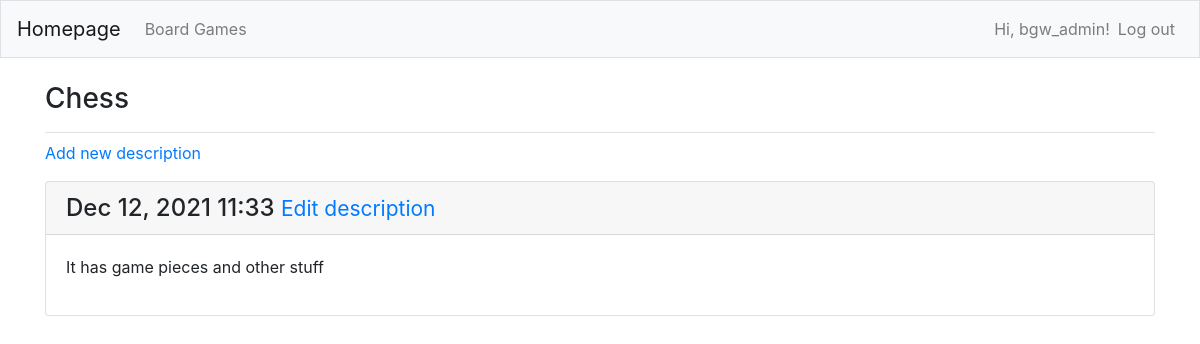
The page /topics/1/ (signed in) on the database its author committed.
### boardgame_app/models.py (models this page shows, shortened)
class Topic(models.Model):
    text = models.CharField(max_length=200)
    date_added = models.DateTimeField(auto_now_add=True)
    owner = models.ForeignKey(User, on_delete=models.CASCADE)
    def __str__(self):
        return self.text

class Entry(models.Model):
    topic = models.ForeignKey(Topic, on_delete=models.CASCADE)
    text = models.TextField()
    date_added = models.DateTimeField(auto_now_add=True)
    class Meta:
        verbose_name_plural = 'entries'

### boardgame_app/views.py (the view)
# urls.py: path('topics/<int:topic_id>/',views.topic, name='topic'), # /<int:word_id>/ matches an integer into the // and store the value in word_id
@login_required
def topic(request,topic_id): # Here we have the topic_id from urls.py, it helps getting the right topic
    topic = Topic.objects.get(id=topic_id) # get() retireves the topic we have added
    if topic.owner != request.user:
        raise Http404
    entries = topic.entry_set.order_by('-date_added') #the minus in the 'date-added' sorts the list of topics in reverse order
    context = {'topic': topic, 'entries': entries} #topic and entry get stored inside the context dictionary
    return render(request, 'boardgame_app/topic.html', context) #the context dictionary gets send to the topic.html

### boardgame_app/templates/boardgame_app/topic.html
{% extends 'boardgame_app/base.html' %}
{% block page_header %}
    <h3>{{ topic }}</h3>
{% endblock page_header %}
    {% block content %}
    <p>
        <a href="{% url 'boardgame_app:new_entry' topic.id %}">Add new description</a>
    </p>
    {% for entry in entries %}
    <div class="card mb-3">
        <h4 class="card-header">
            {{ entry.date_added|date:'M d, Y H:i' }}
            <small><a href="{% url 'boardgame_app:edit_entry' entry.id %}">
                Edit description</a></small>
        </h4>
        <div class="card-body">
            {{ entry.text|linebreaks }}
        </div>
    </div>
{% empty %}
    <p>There are no entries for this topic yet.</p>
{% endfor %}
{% endblock content %}

### boardgame_app/templates/boardgame_app/base.html (shortened to what this page needs)
 {% load bootstrap4 %}
  <!doctype html>
  <html lang="en">
  <head>
   {% bootstrap_css %}
   </head>
<body>
  <nav class="navbar navbar-expand-md navbar-light bg-light mb-4 border">
    <a class="navbar-brand" href="{% url 'boardgame_app:index'%}">
    Homepage</a>
    <div class="collapse navbar-collapse" id="navbarCollapse">
        <ul class="navbar-nav mr-auto">
            <li class="nav-item">
            <a class="nav-link" href="{% url 'boardgame_app:topics'%}">Board Games</a></li>
        </ul>
        <ul class="navbar-nav ml-auto">
            {% if user.is_authenticated %}
            <li class="nav-item">
              <span class="navbar-text"}>Hi, {{ user.username }}!</span>
            </li>
            <li class="nav-item">
              <a class="nav-link" href="{% url 'users:logout' %}">Log out</a>
            </li>
           {% else %}
            <li class="nav-item">
              <a class ="nav-link" href="{% url 'users:register' %}">Register</a>
            </li>
            <li class="nav-item">
              <a class = "nav-link" href="{% url 'users:login' %}">Log in</a></li>
           {% endif %}
         </ul>
        </div>
    </nav>
    <main role="main" class="container">
        <div class="pb-2 mb-2 border-bottom">
            {% block page_header %}{% endblock page_header %}
        </div>
        <div>
            {% block content %}{% endblock content %}
        </div>
    </main>
</body>
</html>

### rows shown on the page
Topic: text "Chess"
Entry: date_added "Dec 12, 2021 11:33", text "It has game pieces and other stuff"

### other values the page prints
{{ user.username }} "bgw_admin"
